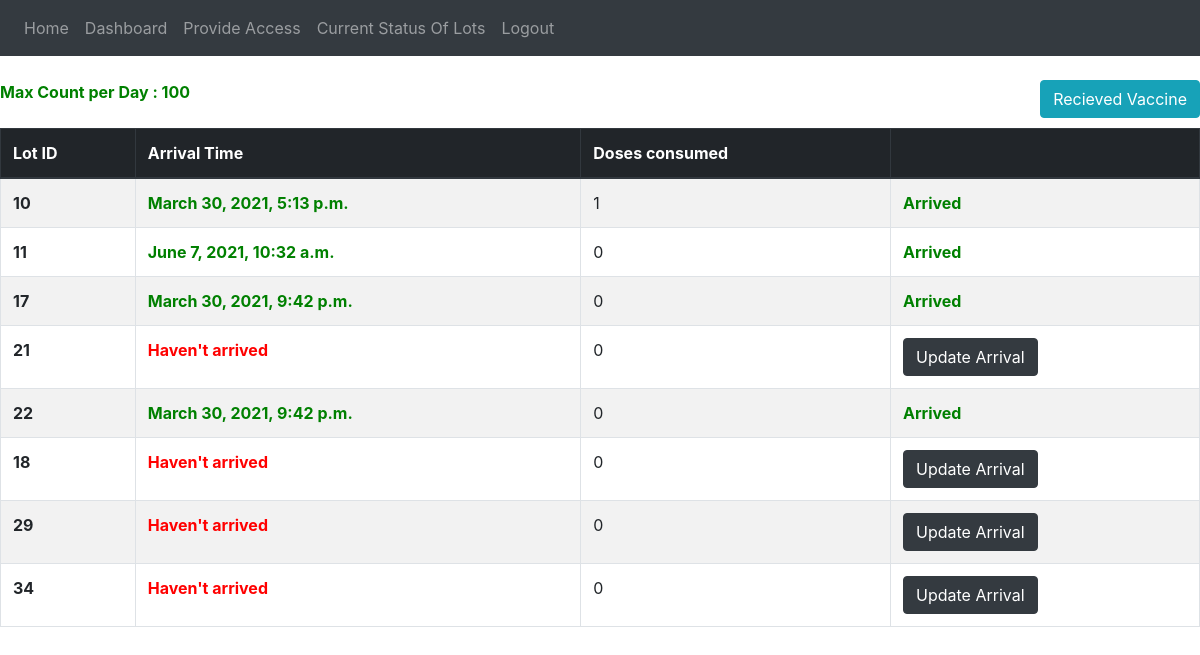
The app's page /dashboard/center/kalyan/ (signed in) with its own data.
### vaccine_app/models.py (models this page shows, shortened)
class Center(models.Model):
    centerPrimaryKey = models.AutoField(primary_key=True)
    centerId = models.UUIDField(default=uuid.uuid4, editable=False, unique=True)
    district = models.ForeignKey(District, on_delete=models.CASCADE, related_name="Center")
    name = models.CharField(max_length=255, unique=True)
    maxCountPerDate = models.IntegerField(default=10)
    population = models.IntegerField(default=1)

class CenterVaccineData(models.Model):
    center = models.ForeignKey(Center, on_delete=models.CASCADE, related_name="centerVaccine")
    lot = models.OneToOneField(VaccineLot, on_delete=models.CASCADE, related_name="centerVaccine")
    arrivalTimestamp = models.DateTimeField(blank = True, null=True, default=None)

class VaccineLot(models.Model):
    lotId = models.AutoField(primary_key=True)
    status=models.CharField(max_length = 20, choices = lot_status, default = 'produced')
    productionTimestamp = models.DateTimeField(auto_now_add=True)
    departureTimestamp = models.DateTimeField(blank = True, null=True, default=None)
    countOfDosesConsumed = models.IntegerField(default = 0)

### vaccine_app/views.py (the view)
# urls.py: path('dashboard/center/<name>/',views.center_dash,name='center_dash'),
@login_required
def center_dash(request,name):
    if name=="":
        return redirect('dashboard')
    if verify(request,"center",name):
        center_obj=Center.objects.get(name=name)
        vaccine_lots = CenterVaccineData.objects.filter(center = center_obj)
        return render(request,'center_dash.html',{'center_obj':center_obj,'vaccine_lots':vaccine_lots,'name':name})
    else:
        return redirect('dashboard')

### templates/center_dash.html
{% extends 'base.html' %}
{% block content %}
        <br>
        <a href="/center/{{name}}/receiverVaccination/" style="float: right;"><button type="button" class="btn btn-info">Recieved Vaccine</button></a>
        {% if center_obj.maxCountPerDate == 10 %}
        <br><br>
          <form method = "POST" action="/center/{{name}}/updateMaxCountPerDate/" style="margin:50px;">
            {% csrf_token %}
            <div class="form-row">
              <div class="form-group col-md-12">
                <label for="max_count">Maximum Count per Day:</label>
                <input type="number" class="form-control" id="max_count" name="max_count" placeholder="Enter Max Count" min="1">
              </div>
            </div>
            <button class="btn btn-dark">Submit</button>
          </form>
        {% else %}
          <b style="color: green;">Max Count per Day : {{center_obj.maxCountPerDate}}</b>
        {% endif %}
        <br><br>
        <table class="table table-striped table-bordered">
            <thead>
              <tr class="thead-dark">
                <th scope="col">Lot ID</th>
                <th scope="col">Arrival Time</th>
                <th scope="col">Doses consumed</th>
                <th scope="col"></th>
              </tr>
            </thead>
            <tbody>
            {% for lot in vaccine_lots %}
              <tr>
                <th scope="row">{{ lot.lot.lotId }}</th>
                <td>
                  {% if lot.arrivalTimestamp == None %}
                    <b style="color:red;">Haven't arrived</b>
                  {% else %}
                    <b style="color:green;">{{lot.arrivalTimestamp}}</b>
                  {% endif %}
                </td>
                <td>{{lot.lot.countOfDosesConsumed}}</td>
                <td>
                  {% if lot.arrivalTimestamp == None %}
                    <a href="/center/{{name}}/updateArrivalTimeCenter/{{ lot.lot.lotId }}"><button type="button" class="btn btn-dark">Update Arrival</button></a>
                  {% else %}
                    <b style="color:green;">Arrived</b>
                  {% endif %}
              </tr>
            {% endfor %}
            </tbody>
          </table>
{% endblock content %}

### records on screen
Center: maxCountPerDate "100"
CenterVaccineData: lot.lotId "10", arrivalTimestamp "March 30, 2021, 5:13 p.m.", lot.countOfDosesConsumed "1", shows "Arrived"
CenterVaccineData: lot.lotId "11", arrivalTimestamp "June 7, 2021, 10:32 a.m.", lot.countOfDosesConsumed "0", shows "Arrived"
CenterVaccineData: lot.lotId "17", arrivalTimestamp "March 30, 2021, 9:42 p.m.", lot.countOfDosesConsumed "0", shows "Arrived"
CenterVaccineData: lot.lotId "21", shows "Haven't arrived", lot.countOfDosesConsumed "0"
CenterVaccineData: lot.lotId "22", arrivalTimestamp "March 30, 2021, 9:42 p.m.", lot.countOfDosesConsumed "0", shows "Arrived"
CenterVaccineData: lot.lotId "18", shows "Haven't arrived", lot.countOfDosesConsumed "0"
CenterVaccineData: lot.lotId "29", shows "Haven't arrived", lot.countOfDosesConsumed "0"
CenterVaccineData: lot.lotId "34", shows "Haven't arrived", lot.countOfDosesConsumed "0"
